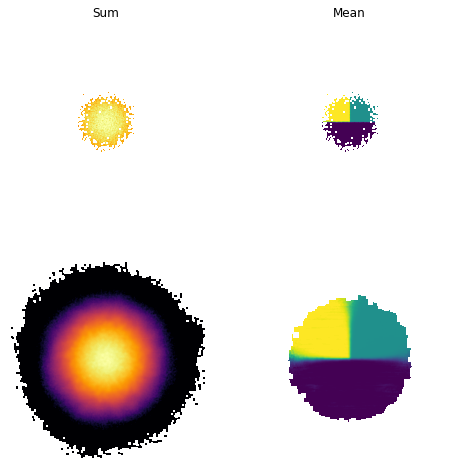

Generate this figure with Python:
import smooth_3d as s3d
import matplotlib.pyplot as plt
import numpy as np

# creating distribution of points
X = np.random.normal(0,20,size=(3, 100000))
flux = np.random.uniform(10,50,size=(1,100000))
Z = np.zeros_like(flux)
Z[:,X[1,:] > 0] = -1; Z[:,X[1,:] < 0] = 1; Z[:,(X[1,:] < 0) & (X[2,:] > 0)] = 0 

# binning without smoothing
imgs0 = s3d.bin_particles(X, flux, projection='yz', extent=120, res=0.5)
imgs0_Z = s3d.bin_particles(X, Z, projection='yz', extent=120, res=0.5, statistic='mean')
# binning with smoothing
imgs, imgs_Z = s3d.smooth_3d(X, flux, Z, projection='yz', njobs=4, nsteps=250, k=5,
                         n_resample=500, extent=120, res=0.5, upper_threshold=False)

# plotting result
fig, axs = plt.subplots(2,2,figsize=(8,8))
axs[0,0].imshow(np.log10(imgs0[0]), vmin=-1, vmax=2.5, cmap='inferno')
axs[0,0].axis('off');
axs[0,0].set_title('Sum')
axs[0,1].imshow((imgs0_Z[0]), vmin=-1, vmax=1, cmap='viridis')
axs[0,1].axis('off');
axs[0,1].set_title('Mean')
axs[1,0].imshow(np.log10(imgs[0]), vmin=-1, vmax=2.5, cmap='inferno')
axs[1,0].axis('off');
axs[1,1].imshow((imgs_Z[0]), vmin=-1, vmax=1, cmap='viridis')
axs[1,1].axis('off');

plt.savefig('example.png', bbox_inches='tight')